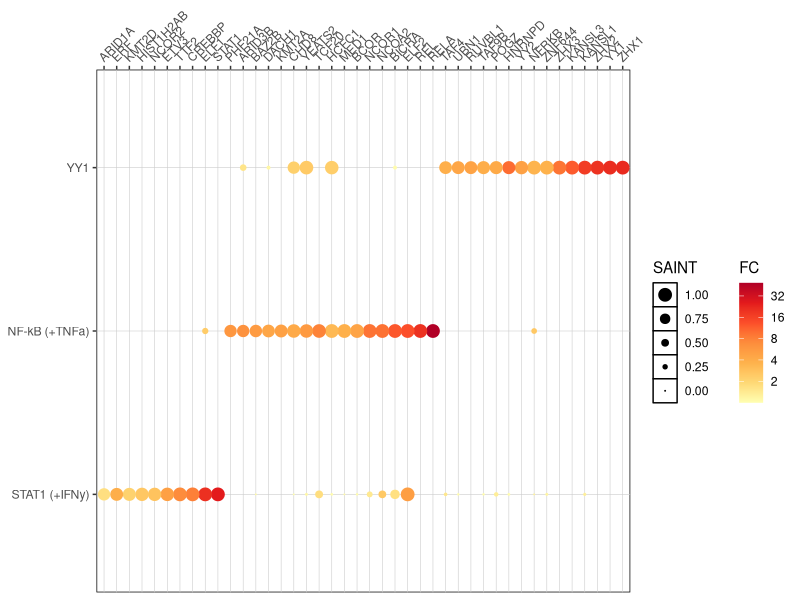
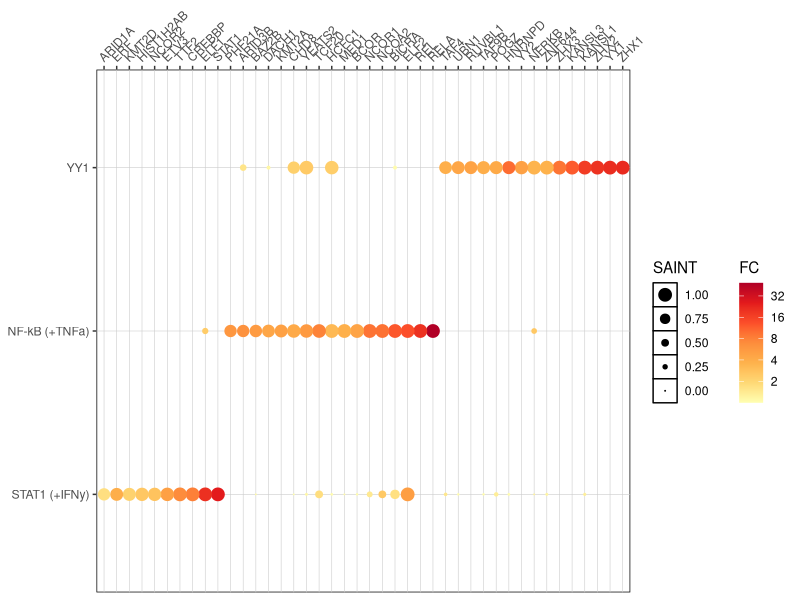

These charts were generated, in order, by the following R code:
library(tidyverse)
library(scales)
library(readxl)
library(here)
library(cowplot)


out_dir <- here(file.path("results/bubbleplots", Sys.Date()))
dir.create(out_dir, recursive = T)


bubbleplot_data <- read_excel(here("data/bubbleplot_dec20.xlsx"))


bubbleplot_data %>%
  mutate(Protein = factor(Protein, levels = Protein)) %>%
  pivot_longer(-Protein, names_sep = "-", names_to = c("stat", "bait"), values_to = "value") %>%
  pivot_wider(names_from = stat, values_from = value) %>%
  filter(FC > 1) %>%
  mutate(bait = factor(bait, levels = c("YY1", "NFkB", "STAT1"),
                       labels = c("YY1", "NF-kB (+TNFa)", "STAT1 (+IFNy)"))) %>%
  ggplot(aes(x = fct_rev(Protein), y = fct_rev(bait))) +
  geom_point(aes(color = FC, size = SAINT)) +
  scale_size_continuous(range = c(0, 4), guide = guide_legend(reverse = T),
                        trans = exp_trans(base = 10)) +
  expand_limits(color = 1, size = 0) +
  scale_x_discrete(position = "top") +
  scale_color_distiller(palette = "YlOrRd", direction = 1, trans = "log2",
                        breaks = c(2, 4, 8, 16, 32)) +
  theme(panel.background = element_rect(color = "black", fill = "white"),
        panel.grid = element_line(size = 0.2, color = "grey80"),
        axis.text.x = element_text(angle = 45, hjust = 0),
        axis.title = element_blank(), legend.box = "horizontal")

ggsave(file.path(out_dir, "bubbleplot.pdf"), width = 10, height = 2.5)
